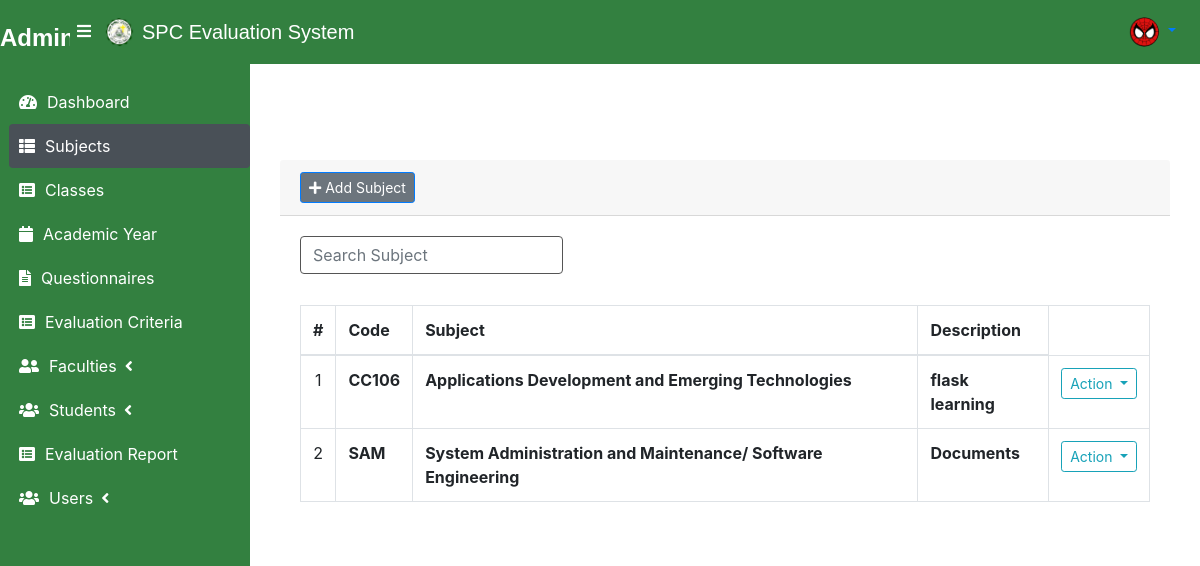
/subjects (signed in), run on the app's committed database.
### tables this page shows
CREATE TABLE subject_list (
    id INTEGER PRIMARY KEY AUTOINCREMENT,
    code TEXT NOT NULL,
    subject TEXT NOT NULL,
    description TEXT NOT NULL UNIQUE
);

### main.py (the view)
@app.route('/subjects')
def subject_list():
    conn = get_db_connection()
    subjects = conn.execute("SELECT id, code, subject, description FROM subject_list").fetchall()
    conn.close()
    return render_template('admin/subject_list.html', subjects=subjects, avatar_path=session.get('avatar_path'))

### main.py (called while the page is built)
def get_db_connection():
    conn = sqlite3.connect('database.db')
    conn.row_factory = sqlite3.Row
    return conn

### templates/admin/subject_list.html (shortened to what this page needs)
{% extends "admin/layout.html" %}
{% block content %}
<div class="container mt-5">
    <div class="card card-outline card-success">
        <div class="card-header">
            <div class="card-tools">
                <a class="btn btn-secondary btn-sm btn-default btn-flat border-primary" href="{{ url_for('new_subject') }}"><i class="fa fa-plus"></i> Add Subject</a>
            </div>
        </div>
        <div class="card-body">
            <div class="row mb-3">
                <div class="col-md-4">
                    <input type="text" id="searchInput" class="form-control" placeholder="Search Subject">
                </div>
            </div>
            <table class="table table-hover table-bordered" id="list">
                <thead>
                    <tr>
                        <th class="text-center">#</th>
                        <th>Code</th>
                        <th>Subject</th>
                        <th>Description</th>
                    </tr>
                </thead>
                <tbody>
                    {% for subject in subjects %}
                    <tr>
                        <td class="text-center">{{ loop.index }}</td>
                        <td><b>{{ subject.code }}</b></td>
                        <td><b>{{ subject.subject }}</b></td>
                        <td><b>{{ subject.description }}</b></td>
                        <td class="text-center">
                            <div class="btn-group">
                                <button type="button" class="btn btn-default btn-sm btn-flat border-info wave-effect text-info dropdown-toggle" data-toggle="dropdown" aria-expanded="true">
                                  Action
                                </button>
                            </div>
                        </td>
                    </tr>
                    {% endfor %}
                </tbody>
            </table>
        </div>
    </div>
</div>
{% endblock %}

### static/css/styles.css (style rules this page uses)
.card { background-color: #ffffff; border: none; border-radius: 10px; }
.form-control { background-color: #ffffff; border: 1px solid #555555; color: #2c2c2c; margin-bottom: 15px; }

### data on the page
subject_list: code "CC106", subject "Applications Development and Emerging Technologies", description "flask learning"
subject_list: code "SAM", subject "System Administration and Maintenance/ Software Engineering", description "Documents"
